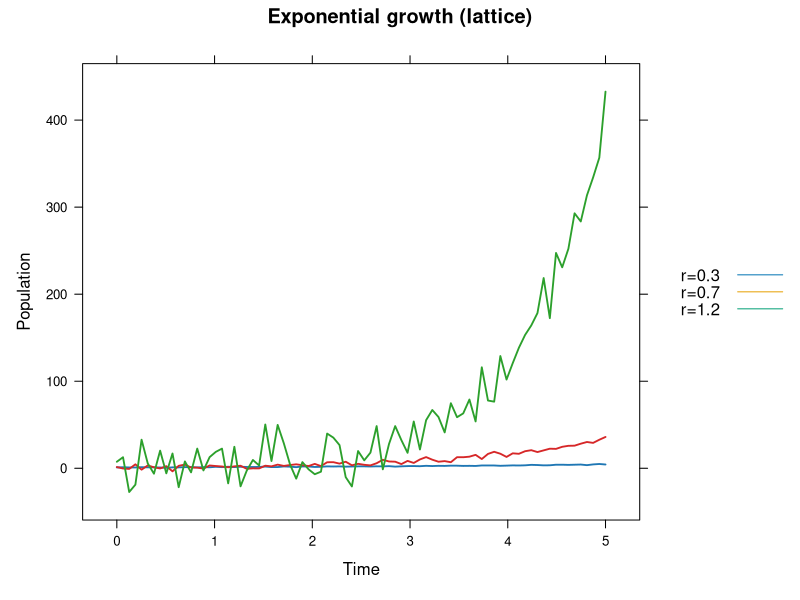

Write R code to recreate this figure.
# install.packages("lattice")
# Exponential growth with noise — 3 growth rates
library(lattice)

dir.create("output", showWarnings = FALSE)
set.seed(8)

t <- seq(0, 5, length.out = 80)
params <- data.frame(
  series = c("r=0.3", "r=0.7", "r=1.2"),
  r      = c(0.3, 0.7, 1.2),
  col    = c("#1f77b4", "#d62728", "#2ca02c")
)

rows <- do.call(rbind, lapply(seq_len(nrow(params)), function(i) {
  y <- exp(params$r[i] * t) + rnorm(length(t), 0, 0.05 * exp(params$r[i] * max(t)))
  data.frame(t = t, series = params$series[i], y = y)
}))
write.csv(rows, "output/plot_08_lattice.csv", row.names = FALSE)

p <- xyplot(y ~ t, groups = series, data = rows, type = "l", lwd = 1.8,
            col = params$col,
            xlab = "Time", ylab = "Population",
            main = "Exponential growth (lattice)",
            auto.key = list(lines = TRUE, points = FALSE, space = "right"))

pdf("output/plot_08_lattice.pdf", width = 7, height = 5)
print(p)
dev.off()
cat("Saved output/plot_08_lattice.{pdf,csv}\n")
